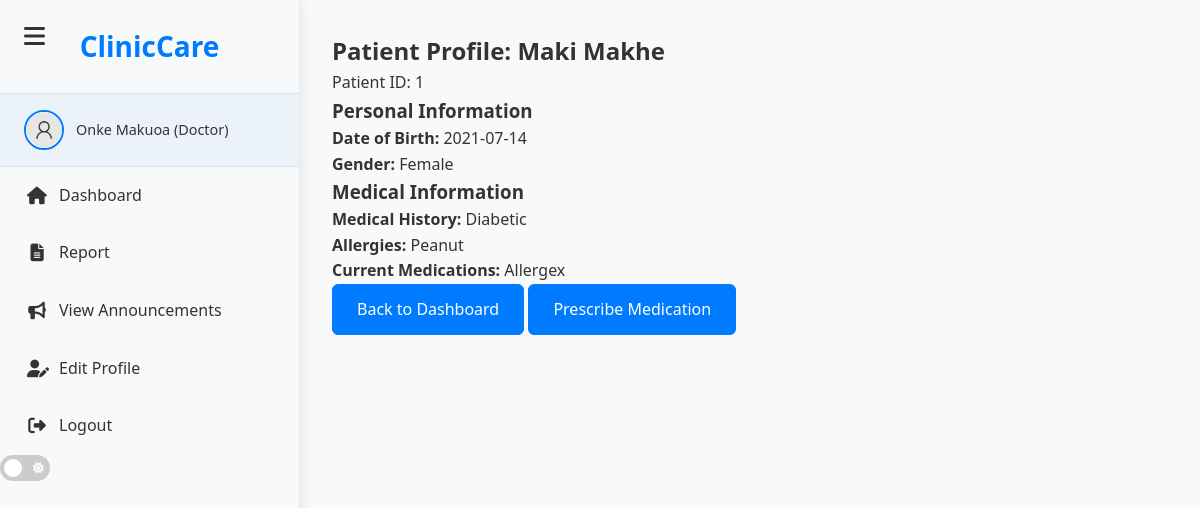
The app's page /patient_profile/1 (signed in) with its own data.
### models.py (models this page shows, shortened)
class Patient(db.Model):
    __tablename__ = 'patients'
    id = db.Column(db.Integer, primary_key=True)
    first_name = db.Column(db.String(100), nullable=False)
    last_name = db.Column(db.String(100), nullable=False)
    date_of_birth = db.Column(db.String(20))
    gender = db.Column(db.String(10))
    address = db.Column(db.Text)
    phone = db.Column(db.String(20))
    email = db.Column(db.String(120))
    emergency_contact_name = db.Column(db.String(100))
    emergency_contact_phone = db.Column(db.String(20))
    medical_history = db.Column(db.Text)
    allergies = db.Column(db.Text)
    current_medications = db.Column(db.Text)
    employee_id = db.Column(db.Integer, db.ForeignKey('employees.id'))
    clinic = db.Column(db.String(50), default='Clinic A')
    created_at = db.Column(db.DateTime, default=datetime.utcnow)
    status = db.Column(db.String(20), default='active')
    appointments = db.relationship('Appointment', backref='patient', lazy=True)
    prescriptions = db.relationship('Prescription', backref='patient', lazy=True)
    visits = db.relationship('Visit', backref='patient', lazy=True)
    emergency_requests = db.relationship('EmergencyRequest', backref='patient', lazy=True)
    payments = db.relationship('Payment', backref='patient', lazy=True)
    helped = db.relationship('HelpedPatient', backref='patient', lazy=True)

### script.py (the view)
@csrf.exempt
@app.route('/patient_profile/<int:patient_id>')
def patient_profile(patient_id):
    if 'username' not in session or session.get('role') not in ['doctor', 'nurse']:
        logger.error(f"Unauthorized access to patient_profile: username={session.get('username')}, role={session.get('role')}")
        return redirect(url_for('login_page'))
    conn = None
    try:
        conn = get_db_connection()
        c = conn.cursor()
        c.execute("""
            SELECT id, first_name, last_name, date_of_birth, gender, medical_history, allergies, current_medications
            FROM patients WHERE id = ?
        """, (patient_id,))
        patient = c.fetchone()
        if not patient:
            logger.error(f"Patient not found: patient_id={patient_id}")
            flash('Patient not found.', 'error')
            return redirect(url_for('doctor_dashboard'))
        patient_data = {
            'id': patient['id'],
            'first_name': patient['first_name'],
            'last_name': patient['last_name'],
            'date_of_birth': patient['date_of_birth'],
            'gender': patient['gender'],
            'medical_history': patient['medical_history'] or 'No medical history recorded.',
            'allergies': patient['allergies'] or 'No allergies recorded.',
            'current_medications': patient['current_medications'] or 'No medications recorded.'
        }
        user_details = get_user_details(conn, session['username'])
        logger.debug(f"Rendering patient_profile for patient_id={patient_id}, username={session['username']}")
        return render_template('patient_profile.html', patient=patient_data, user_details=user_details)
    except Exception as e:
        logger.error(f"Error in patient_profile: {str(e)}")
        flash(f'An error occurred: {str(e)}', 'error')
        return redirect(url_for('doctor_dashboard'))
    finally:
        if conn:
            conn.close()

### script.py (called while the page is built)
def get_db_connection():
    if 'db' in g:
        return g.db
    try:
        conn = sqlite3.connect('clinicinfo.db', check_same_thread=False)
        conn.row_factory = sqlite3.Row
        return conn
    except Exception as e:
        logger.error(f"Failed to create fallback DB connection: {e}")
        raise

@app.before_request
def before_request():
    g.db = get_db_connection()

@app.before_request
def generate_csrf():
    if 'csrf_token' not in session:
        session['csrf_token'] = secrets.token_hex(16)

@app.teardown_appcontext
def teardown_db(e=None):
    db = g.pop('db', None)
    if db is not None:
        db.close()

def get_user_details(conn, user_id):
    try:
        c = conn.cursor()
        c.execute("SELECT * FROM employees WHERE staff_number = ?", (user_id,))
        user = c.fetchone()
        return dict(user) if user else {}
    except sqlite3.Error as e:
        logger.error(f"Error fetching user details: {e}")
        return {}

### templates/patient_profile.html (shortened to what this page needs)
{% extends "base.html" %}
{% block content %}
<div class="container mx-auto px-4 py-8 patient-profile-container">
    <header class="mb-8">
        <h2 class="text-3xl font-bold">Patient Profile: {{ patient.first_name }} {{ patient.last_name }}</h2>
        <p class="text-lg text-gray-600">Patient ID: {{ patient.id }}</p>
    </header>
    <section class="bg-white rounded-lg shadow-md p-6 mb-8">
        <h3 class="text-xl font-semibold mb-4">Personal Information</h3>
        <p class="mb-2"><strong>Date of Birth:</strong> {{ patient.date_of_birth or 'Not specified' }}</p>
        <p class="mb-2"><strong>Gender:</strong> {{ patient.gender or 'Not specified' }}</p>
    </section>
    <section class="bg-white rounded-lg shadow-md p-6">
        <h3 class="text-xl font-semibold mb-4">Medical Information</h3>
        <p class="mb-2"><strong>Medical History:</strong> {{ patient.medical_history }}</p>
        <p class="mb-2"><strong>Allergies:</strong> {{ patient.allergies }}</p>
        <p class="mb-2"><strong>Current Medications:</strong> {{ patient.current_medications }}</p>
    </section>
    <div class="flex space-x-4 mt-6">
        <a href="{{ url_for('doctor_dashboard') }}" class="btn btn-primary">Back to Dashboard</a>
        <a href="{{ url_for('prescription_page', patient_id=patient.id) }}" class="btn btn-primary">Prescribe Medication</a>
    </div>
</div>
{% endblock %}

### templates/base.html (shortened to what this page needs)
<!DOCTYPE html>
<html lang="en">
<head>
  <link rel="stylesheet" href="https://cdnjs.cloudflare.com/ajax/libs/font-awesome/6.4.0/css/all.min.css">
  <link rel="stylesheet" href="{{ url_for('static', filename='css/baseSidebar.css') }}?v=2">
  {% if session.role == 'receptionist' %}
    <link rel="stylesheet" href="{{ url_for('static', filename='css/reception.css') }}?v=2">
  {% elif session.role == 'doctor' %}
    <link rel="stylesheet" href="{{ url_for('static', filename='css/doctor.css') }}?v=1">
  {% elif session.role == 'nurse' %}
    <link rel="stylesheet" href="{{ url_for('static', filename='css/nurse.css') }}?v=1">
  {% elif session.role == 'admin' %}
    <link rel="stylesheet" href="{{ url_for('static', filename='css/admin.css') }}?v=1">
  {% endif %}
</head>
<body class="dashboard-page" data-role="{{ session.role }}">
  <i class="fas fa-bars menu-icon" id="menu-toggle-btn"></i>
  <aside class="sidebar {% if session.role == 'receptionist' %}active{% endif %}" id="sidebar" role="navigation" aria-label="Main Navigation">
    <div class="logo">ClinicCare</div>
    <nav>
      {% if session.username %}
        <div class="user-info">
          <img src="{{ url_for('static', filename='profile_images/user.png') }}" alt="User Avatar">
          <span>{{ session.username }} ({{ session.role | capitalize }})</span>
        </div>
        {% if session.role == 'receptionist' %}
          <ul>
            <li><a href="{{ url_for('reception_dashboard') }}" class="sidebar-btn"><i class="fas fa-home"></i> Dashboard</a></li>
            <li><a href="{{ url_for('manage_appointments') }}" class="sidebar-btn"><i class="fas fa-calendar-check"></i> Manage Appointments</a></li>
            <li><a href="{{ url_for('check_in_desk') }}" class="sidebar-btn"><i class="fas fa-user-check"></i> Check-In Desk</a></li>
            <li><a href="{{ url_for('helped_patients_report') }}" class="sidebar-btn"><i class="fas fa-file-alt"></i> Patient Report</a></li>
            <li><a href="{{ url_for('search_patient') }}" class="sidebar-btn"><i class="fas fa-search"></i> Search Patients</a></li>
            <li><a href="{{ url_for('reception_view_announcements') }}" class="sidebar-btn"><i class="fas fa-bullhorn"></i> View Announcements</a></li>
            <li><a href="{{ url_for('edit_profile') }}" class="sidebar-btn"><i class="fas fa-user-edit"></i> Edit Profile</a></li>
            <li><a href="{{ url_for('logout') }}" class="sidebar-btn logout-btn"><i class="fas fa-sign-out-alt"></i> Logout</a></li>
            <li class="theme-toggle-wrapper">
              <label class="switch ms-3">
                <input type="checkbox" id="darkModeToggle" {% if session.theme == 'dark' %}checked{% endif %}>
                <span class="slider round">
                  <i class="fas fa-moon"></i>
                  <i class="fas fa-sun"></i>
                </span>
              </label>
            </li>
          </ul>
        {% elif session.role == 'doctor' %}
          <ul>
            <li><a href="{{ url_for('doctor_dashboard') }}" class="sidebar-btn"><i class="fas fa-home"></i> Dashboard</a></li>
            <li><a href="{{ url_for('doctor_report') }}" class="sidebar-btn"><i class="fas fa-file-alt"></i> Report</a></li>
            <li><a href="{{ url_for('doctor_view_announcements') }}" class="sidebar-btn"><i class="fas fa-bullhorn"></i> View Announcements</a></li>
            <li><a href="{{ url_for('edit_profile') }}" class="sidebar-btn"><i class="fas fa-user-edit"></i> Edit Profile</a></li>
            <li><a href="{{ url_for('logout') }}" class="sidebar-btn logout-btn"><i class="fas fa-sign-out-alt"></i> Logout</a></li>
            <li class="theme-toggle-wrapper">
              <label class="switch ms-3">
                <span class="slider round">
                  <i class="fas fa-moon"></i>
                  <i class="fas fa-sun"></i>
                </span>
              </label>
            </li>
          </ul>
        {% endif %}
      {% else %}
        <ul>
          <li><a href="{{ url_for('login_page') }}"><i class="fas fa-sign-in-alt"></i> Login</a></li>
        </ul>
      {% endif %}
    </nav>
  </aside>
  <main class="dashboard" id="main-content">
    {% block content %}{% endblock %}
  </main>
</body>
</html>

### static/css/baseSidebar.css (style rules this page uses)
* { margin: 0; padding: 0; box-sizing: border-box; }
html, body { height: 100%; font-family: 'Segoe UI', Tahoma, Geneva, Verdana, sans-serif; line-height: 1.6; color: var(--text-color, #333); background-color: var(--bg-color, #f8f9fa); }
:root { --bg-color: #f8f9fa; --sidebar-bg: #ffffff; --sidebar-border: #e9ecef; --text-color: #333; --text-muted: #6c757d; --link-color: #007bff; --link-hover: #0056b3; --card-bg: #ffffff; --border-color: #dee2e6; --shadow: 0 0.125rem 0.25rem rgba(0, 0, 0, 0.075); --transition: all 0.3s ease; --current-time: "02:35 PM SAST, October 22, 2025"; }
.dashboard-page { display: flex; min-height: 100vh; }
.sidebar { position: fixed; top: 0; left: 0; width: 300px; height: 100vh; background: var(--sidebar-bg); border-right: 1px solid var(--sidebar-border); transition: transform 0.3s ease; z-index: 999; overflow-y: auto; box-shadow: var(--shadow); }
.sidebar .logo { padding: 1.5rem; text-align: center; font-size: 1.75rem; font-weight: bold; color: var(--link-color); border-bottom: 1px solid var(--border-color); }
.user-info { padding: 1rem 1.5rem; display: flex; align-items: center; gap: 0.75rem; border-bottom: 1px solid var(--border-color); background: rgba(0, 123, 255, 0.05); }
.user-info img { width: 40px; height: 40px; border-radius: 50%; border: 2px solid var(--link-color); }
.user-info span { font-size: 0.9rem; color: var(--text-color); font-weight: 500; }
.sidebar ul { list-style: none; padding: 0; margin: 0; }
.sidebar ul li { margin: 0; }
.sidebar-btn { display: flex; align-items: center; gap: 0.75rem; padding: 1rem 1.5rem; color: var(--text-color); text-decoration: none; transition: var(--transition); border-left: 3px solid transparent; width: 100%; }
.sidebar-btn i { width: 20px; text-align: center; font-size: 1.1rem; }
.dashboard { flex: 1; margin-left: 300px; transition: margin-left 0.3s ease; padding: 2rem; background: var(--bg-color); }
.btn { display: inline-block; padding: 0.75rem 1.5rem; border: 1px solid transparent; border-radius: 0.375rem; text-decoration: none; font-weight: 500; cursor: pointer; transition: var(--transition); }
.btn-primary { background: var(--link-color); color: white; border-color: var(--link-color); }
#menu-toggle-btn { position: fixed; top: 1rem; left: 1rem; font-size: 1.5rem; color: var(--text-color); background: none; border: none; cursor: pointer; z-index: 1001; padding: 8px; border-radius: 4px; transition: color 0.3s; }

### static/css/doctor.css (style rules this page uses)
html[data-theme="light"] { --bg: #f8f9fa; --bg-alt: #ffffff; --text: #333333; --text-muted: #6c757d; --border: #dee2e6; --primary: #007bff; --success: #28a745; --danger: #dc3545; --card-bg: #ffffff; --sidebar-bg: #f8f9fa; --table-hover: #f1f3f5; --input-bg: #ffffff; --input-border: #ced4da; --shadow: 0 4px 12px rgba(0,0,0,0.1); }
body, .container, .card, .modal-content, .table, input, select, textarea { background-color: var(--bg) !important; color: var(--text) !important; border-color: var(--border) !important; }
.sidebar { background-color: var(--sidebar-bg) !important; }
.switch { position: relative; display: inline-block; width: 50px; height: 26px; }
.slider { position: absolute; cursor: pointer; top: 0; left: 0; right: 0; bottom: 0; background-color: #ccc; transition: .4s; border-radius: 34px; display: flex; align-items: center; justify-content: space-between; padding: 0 6px; }
.slider:before { position: absolute; content: ""; height: 18px; width: 18px; left: 4px; bottom: 4px; background-color: white; transition: .4s; border-radius: 50%; }
.slider i { color: #fff; font-size: 0.7rem; }

### templates/base.html (style rules this page uses)
:root { --current-time: "02:35 PM SAST, October 22, 2025"; }
:root { animation: update-time 1s infinite; }

### records on screen
Patient: first_name "Maki", last_name "Makhe", id "1", date_of_birth "2021-07-14", gender "Female", medical_history "Diabetic", allergies "Peanut", current_medications "Allergex"

### other values on screen
{{ session.username }} "Onke Makuoa"
{{ session.role | capitalize }} "Doctor"
